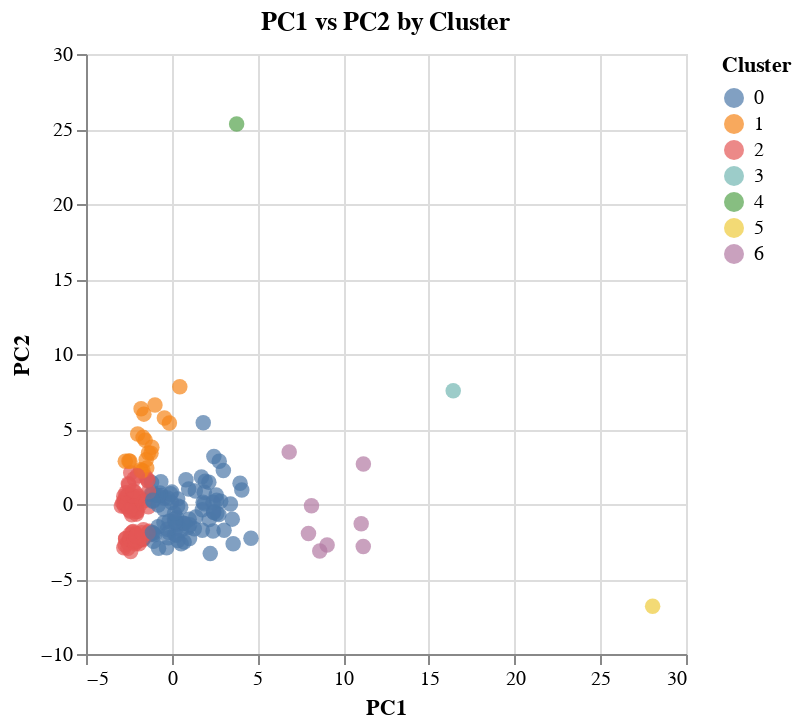

The cell this chart's notebook holds for it:
### Markdown cell above
<font size = "4">PCA 2 dimensions, Gaussian Mixture</font>

### Code cell
gmm = GaussianMixture(n_components=7, random_state = 42)
model = PCA(n_components = 2,random_state = 0)
model_data = pd.DataFrame(model.fit_transform(scaled_data))
model_data["Cluster"] = gmm.fit_predict(model_data)
model_data = model_data.rename({0:"PC1",1:"PC2"}, axis = 1)
pca_2_chart = alt.Chart(model_data).mark_circle(size = 60).encode(
    x = alt.X("PC1", title = "PC1"),
    y = alt.Y("PC2", title = "PC2"),
    color = alt.Color("Cluster:N")
).properties(title = alt.TitleParams(text = "PC1 vs PC2 by Cluster"))
pca_2_chart

### Figure 1 — Vega-Lite specification as saved in the notebook (floating-point values rounded to 4 significant figures; data arrays with more than 128 entries replaced by an {"elided": "..."} marker saying what was removed)
{"config": {"view": {"continuousWidth": 300, "continuousHeight": 300}}, "data": {"name": "data-4a857a5c833dadb1e7f41b6c41eba7be"}, "mark": {"type": "circle", "size": 60}, "encoding": {"color": {"field": "Cluster", "type": "nominal"}, "x": {"field": "PC1", "title": "PC1", "type": "quantitative"}, "y": {"field": "PC2", "title": "PC2", "type": "quantitative"}}, "title": {"text": "PC1 vs PC2 by Cluster"}, "$schema": "https://vega.github.io/schema/vega-lite/v5.20.1.json", "datasets": {"data-4a857a5c833dadb1e7f41b6c41eba7be": {"elided": "193 records"}}}
